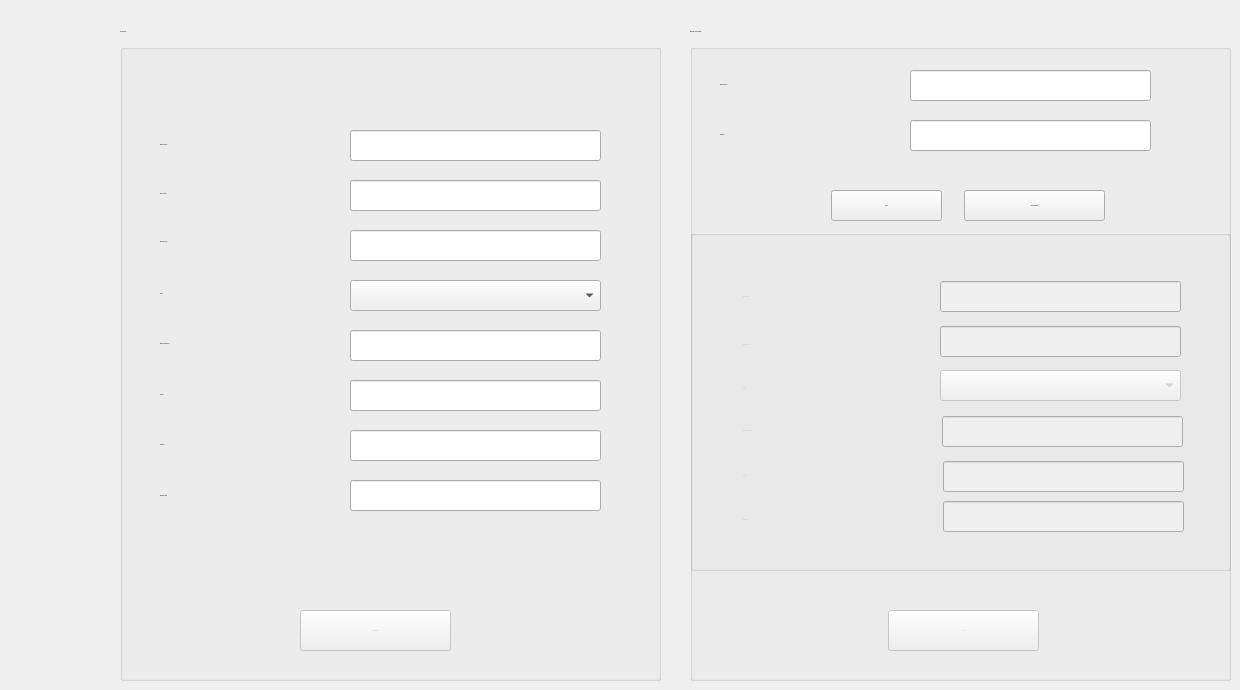
      <widget class="QWidget" name="addemploye_settings_stacked_page">
       <widget class="QGroupBox" name="settingsaddemp_box">
        <property name="geometry">
         <rect>
          <x>120</x>
          <y>30</y>
          <width>541</width>
          <height>651</height>
         </rect>
        </property>
        <property name="font">
         <font>
          <pointsize>-1</pointsize>
         </font>
        </property>
        <property name="title">
         <string>Add Employee</string>
        </property>
        <widget class="QLineEdit" name="settingsaddempname_line">
         <property name="geometry">
          <rect>
           <x>230</x>
           <y>100</y>
           <width>251</width>
           <height>31</height>
          </rect>
         </property>
         <property name="font">
          <font>
           <pointsize>-1</pointsize>
          </font>
         </property>
         <property name="cursorPosition">
          <number>0</number>
         </property>
         <property name="dragEnabled">
          <bool>true</bool>
         </property>
        </widget>
        <widget class="QLineEdit" name="settingsaddempmail_line">
         <property name="geometry">
          <rect>
           <x>230</x>
           <y>150</y>
           <width>251</width>
           <height>31</height>
          </rect>
         </property>
         <property name="font">
          <font>
           <pointsize>-1</pointsize>
          </font>
         </property>
        </widget>
        <widget class="QLineEdit" name="settingsaddempphone_line">
         <property name="geometry">
          <rect>
           <x>230</x>
           <y>200</y>
           <width>251</width>
           <height>31</height>
          </rect>
         </property>
         <property name="font">
          <font>
           <pointsize>-1</pointsize>
          </font>
         </property>
        </widget>
        <widget class="QLabel" name="label_84">
         <property name="geometry">
          <rect>
           <x>40</x>
           <y>105</y>
           <width>151</width>
           <height>20</height>
          </rect>
         </property>
         <property name="font">
          <font>
           <pointsize>-1</pointsize>
          </font>
         </property>
         <property name="text">
          <string>Employee Name</string>
         </property>
        </widget>
        <widget class="QLabel" name="label_83">
         <property name="geometry">
          <rect>
           <x>40</x>
           <y>154</y>
           <width>121</width>
           <height>20</height>
          </rect>
         </property>
         <property name="font">
          <font>
           <pointsize>-1</pointsize>
          </font>
         </property>
         <property name="text">
          <string>Employee Mail</string>
         </property>
        </widget>
        <widget class="QLabel" name="label_82">
         <property name="geometry">
          <rect>
           <x>40</x>
           <y>202</y>
           <width>141</width>
           <height>20</height>
          </rect>
         </property>
         <property name="font">
          <font>
           <pointsize>-1</pointsize>
          </font>
         </property>
         <property name="text">
          <string>Employee Phone</string>
         </property>
        </widget>
        <widget class="QLabel" name="label_85">
         <property name="geometry">
          <rect>
           <x>40</x>
           <y>405</y>
           <width>131</width>
           <height>20</height>
          </rect>
         </property>
         <property name="font">
          <font>
           <pointsize>-1</pointsize>
          </font>
         </property>
         <property name="text">
          <string>Password</string>
         </property>
        </widget>
        <widget class="QLineEdit" name="settingsaddemppass_line">
         <property name="geometry">
          <rect>
           <x>230</x>
           <y>400</y>
           <width>251</width>
           <height>31</height>
          </rect>
         </property>
         <property name="font">
          <font>
           <pointsize>-1</pointsize>
          </font>
         </property>
         <property name="echoMode">
          <enum>QLineEdit::Password</enum>
         </property>
        </widget>
        <widget class="QLabel" name="label_86">
         <property name="geometry">
          <rect>
           <x>40</x>
           <y>304</y>
           <width>171</width>
           <height>20</height>
          </rect>
         </property>
         <property name="font">
          <font>
           <pointsize>-1</pointsize>
          </font>
         </property>
         <property name="text">
          <string>Employee National id</string>
         </property>
        </widget>
        <widget class="QLineEdit" name="settingsaddempnatid_line">
         <property name="geometry">
          <rect>
           <x>230</x>
           <y>300</y>
           <width>251</width>
           <height>31</height>
          </rect>
         </property>
         <property name="font">
          <font>
           <pointsize>-1</pointsize>
          </font>
         </property>
        </widget>
        <widget class="QLineEdit" name="settingsaddemppasagain_line">
         <property name="geometry">
          <rect>
           <x>230</x>
           <y>450</y>
           <width>251</width>
           <height>31</height>
          </rect>
         </property>
         <property name="font">
          <font>
           <pointsize>-1</pointsize>
          </font>
         </property>
         <property name="text">
          <string/>
         </property>
         <property name="echoMode">
          <enum>QLineEdit::Password</enum>
         </property>
        </widget>
        <widget class="QLabel" name="label_87">
         <property name="geometry">
          <rect>
           <x>40</x>
           <y>456</y>
           <width>171</width>
           <height>20</height>
          </rect>
         </property>
         <property name="font">
          <font>
           <pointsize>-1</pointsize>
          </font>
         </property>
         <property name="text">
          <string>Password Again</string>
         </property>
        </widget>
        <widget class="QPushButton" name="settingsaddemp_btn">
         <property name="enabled">
          <bool>false</bool>
         </property>
         <property name="geometry">
          <rect>
           <x>180</x>
           <y>580</y>
           <width>151</width>
           <height>41</height>
          </rect>
         </property>
         <property name="font">
          <font>
           <pointsize>-1</pointsize>
          </font>
         </property>
         <property name="cursor">
          <cursorShape>PointingHandCursor</cursorShape>
         </property>
         <property name="text">
          <string>Add Employe</string>
         </property>
         <property name="icon">
          <iconset resource="file.qrc">
           <normaloff>:/photos/add-user.png</normaloff>:/photos/add-user.png</iconset>
         </property>
         <property name="iconSize">
          <size>
           <width>30</width>
           <height>30</height>
          </size>
         </property>
        </widget>
        <widget class="QLineEdit" name="settingsaddempperiority_line">
         <property name="geometry">
          <rect>
           <x>230</x>
           <y>350</y>
           <width>251</width>
           <height>31</height>
          </rect>
         </property>
         <property name="font">
          <font>
           <pointsize>-1</pointsize>
          </font>
         </property>
        </widget>
        <widget class="QLabel" name="label_118">
         <property name="geometry">
          <rect>
           <x>40</x>
           <y>355</y>
           <width>171</width>
           <height>20</height>
          </rect>
         </property>
         <property name="font">
          <font>
           <pointsize>-1</pointsize>
          </font>
         </property>
         <property name="text">
          <string>Periority</string>
         </property>
        </widget>
        <widget class="QComboBox" name="settingsaddempbranch_combo">
         <property name="geometry">
          <rect>
           <x>230</x>
           <y>250</y>
           <width>251</width>
           <height>31</height>
          </rect>
         </property>
         <property name="cursor">
          <cursorShape>PointingHandCursor</cursorShape>
         </property>
        </widget>
        <widget class="QLabel" name="label_49">
         <property name="geometry">
          <rect>
           <x>40</x>
           <y>256</y>
           <width>131</width>
           <height>16</height>
          </rect>
         </property>
         <property name="text">
          <string>Branch</string>
         </property>
        </widget>
       </widget>
       <widget class="QGroupBox" name="settingsediteemp_box">
        <property name="enabled">
         <bool>true</bool>
        </property>
        <property name="geometry">
         <rect>
          <x>690</x>
          <y>30</y>
          <width>541</width>
          <height>651</height>
         </rect>
        </property>
        <property name="font">
         <font>
          <pointsize>-1</pointsize>
         </font>
        </property>
        <property name="title">
         <string>Edite Employe Information</string>
        </property>
        <widget class="QLineEdit" name="settingsediteemppass_line">
         <property name="geometry">
          <rect>
           <x>220</x>
           <y>90</y>
           <width>241</width>
           <height>31</height>
          </rect>
         </property>
         <property name="font">
          <font>
           <pointsize>-1</pointsize>
          </font>
         </property>
         <property name="echoMode">
          <enum>QLineEdit::Password</enum>
         </property>
        </widget>
        <widget class="QLabel" name="label_88">
         <property name="geometry">
          <rect>
           <x>30</x>
           <y>95</y>
           <width>141</width>
           <height>20</height>
          </rect>
         </property>
         <property name="font">
          <font>
           <pointsize>-1</pointsize>
          </font>
         </property>
         <property name="text">
          <string>Password</string>
         </property>
        </widget>
        <widget class="QLabel" name="label_89">
         <property name="geometry">
          <rect>
           <x>30</x>
           <y>45</y>
           <width>131</width>
           <height>20</height>
          </rect>
         </property>
         <property name="font">
          <font>
           <pointsize>-1</pointsize>
          </font>
         </property>
         <property name="text">
          <string>Employee Name</string>
         </property>
        </widget>
        <widget class="QLineEdit" name="settingsediteempname_line">
         <property name="geometry">
          <rect>
           <x>220</x>
           <y>40</y>
           <width>241</width>
           <height>31</height>
          </rect>
         </property>
         <property name="font">
          <font>
           <pointsize>-1</pointsize>
          </font>
         </property>
        </widget>
        <widget class="QPushButton" name="settingseditecheck_btn">
         <property name="geometry">
          <rect>
           <x>141</x>
           <y>160</y>
           <width>111</width>
           <height>31</height>
          </rect>
         </property>
         <property name="font">
          <font>
           <pointsize>-1</pointsize>
          </font>
         </property>
         <property name="cursor">
          <cursorShape>PointingHandCursor</cursorShape>
         </property>
         <property name="text">
          <string>Check</string>
         </property>
         <property name="iconSize">
          <size>
           <width>30</width>
           <height>30</height>
          </size>
         </property>
        </widget>
        <widget class="QPushButton" name="settingsediteempsave_btn">
         <property name="enabled">
          <bool>false</bool>
         </property>
         <property name="geometry">
          <rect>
           <x>198</x>
           <y>580</y>
           <width>151</width>
           <height>41</height>
          </rect>
         </property>
         <property name="cursor">
          <cursorShape>PointingHandCursor</cursorShape>
         </property>
         <property name="text">
          <string>Save</string>
         </property>
         <property name="icon">
          <iconset resource="file.qrc">
           <normaloff>:/photos/save-file.png</normaloff>:/photos/save-file.png</iconset>
         </property>
         <property name="iconSize">
          <size>
           <width>30</width>
           <height>30</height>
          </size>
         </property>
        </widget>
        <widget class="QPushButton" name="settingsediteempforgtpass_btn">
         <property name="geometry">
          <rect>
           <x>274</x>
           <y>160</y>
           <width>141</width>
           <height>31</height>
          </rect>
         </property>
         <property name="font">
          <font>
           <pointsize>-1</pointsize>
          </font>
         </property>
         <property name="cursor">
          <cursorShape>PointingHandCursor</cursorShape>
         </property>
         <property name="text">
          <string>Forget Password</string>
         </property>
         <property name="iconSize">
          <size>
           <width>30</width>
           <height>30</height>
          </size>
         </property>
        </widget>
        <widget class="QGroupBox" name="groupBox2">
         <property name="enabled">
          <bool>false</bool>
         </property>
         <property name="geometry">
          <rect>
           <x>0</x>
           <y>200</y>
           <width>541</width>
           <height>341</height>
          </rect>
         </property>
         <property name="title">
          <string/>
         </property>
         <widget class="QLineEdit" name="settingsediteempperiority_line">
          <property name="geometry">
           <rect>
            <x>253</x>
            <y>231</y>
            <width>241</width>
            <height>31</height>
           </rect>
          </property>
          <property name="font">
           <font>
            <pointsize>-1</pointsize>
           </font>
          </property>
         </widget>
         <widget class="QLineEdit" name="settingsediteempmail_line">
          <property name="geometry">
           <rect>
            <x>250</x>
            <y>51</y>
            <width>241</width>
            <height>31</height>
           </rect>
          </property>
          <property name="font">
           <font>
            <pointsize>-1</pointsize>
           </font>
          </property>
         </widget>
         <widget class="QLabel" name="label_90">
          <property name="geometry">
           <rect>
            <x>53</x>
            <y>185</y>
            <width>161</width>
            <height>31</height>
           </rect>
          </property>
          <property name="font">
           <font>
            <pointsize>-1</pointsize>
           </font>
          </property>
          <property name="text">
           <string>Employee National id</string>
          </property>
         </widget>
         <widget class="QLabel" name="label_92">
          <property name="geometry">
           <rect>
            <x>53</x>
            <y>236</y>
            <width>101</width>
            <height>20</height>
           </rect>
          </property>
          <property name="font">
           <font>
            <pointsize>-1</pointsize>
           </font>
          </property>
          <property name="text">
           <string>Periority</string>
          </property>
         </widget>
         <widget class="QLabel" name="label_119">
          <property name="geometry">
           <rect>
            <x>53</x>
            <y>280</y>
            <width>91</width>
            <height>20</height>
           </rect>
          </property>
          <property name="font">
           <font>
            <pointsize>-1</pointsize>
           </font>
          </property>
          <property name="text">
           <string>Password</string>
          </property>
         </widget>
         <widget class="QLineEdit" name="settingsediteemppass_line_2">
          <property name="geometry">
           <rect>
            <x>253</x>
            <y>271</y>
            <width>241</width>
            <height>31</height>
           </rect>
          </property>
          <property name="font">
           <font>
            <pointsize>-1</pointsize>
           </font>
          </property>
          <property name="echoMode">
           <enum>QLineEdit::Password</enum>
          </property>
         </widget>
         <widget class="QLabel" name="label_93">
          <property name="geometry">
           <rect>
            <x>53</x>
            <y>57</y>
            <width>111</width>
            <height>20</height>
           </rect>
          </property>
          <property name="font">
           <font>
            <pointsize>-1</pointsize>
           </font>
          </property>
          <property name="text">
           <string>Employee Mail</string>
          </property>
         </widget>
         <widget class="QLineEdit" name="settingsediteempphone_line">
          <property name="geometry">
           <rect>
            <x>250</x>
            <y>96</y>
            <width>241</width>
            <height>31</height>
           </rect>
          </property>
          <property name="font">
           <font>
            <pointsize>-1</pointsize>
           </font>
          </property>
         </widget>
         <widget class="QLabel" name="label_178">
          <property name="geometry">
           <rect>
            <x>53</x>
            <y>143</y>
            <width>131</width>
            <height>31</height>
           </rect>
          </property>
          <property name="text">
           <string>Branch</string>
          </property>
         </widget>
         <widget class="QLineEdit" name="settingsediteempnatid_line">
          <property name="geometry">
           <rect>
            <x>252</x>
            <y>186</y>
            <width>241</width>
            <height>31</height>
           </rect>
          </property>
          <property name="font">
           <font>
            <pointsize>-1</pointsize>
           </font>
          </property>
         </widget>
         <widget class="QLabel" name="label_91">
          <property name="geometry">
           <rect>
            <x>53</x>
            <y>105</y>
            <width>161</width>
            <height>20</height>
           </rect>
          </property>
          <property name="font">
           <font>
            <pointsize>-1</pointsize>
           </font>
          </property>
          <property name="text">
           <string>Employee Phone</string>
          </property>
         </widget>
         <widget class="QComboBox" name="settingsediteempbranch_combo">
          <property name="geometry">
           <rect>
            <x>250</x>
            <y>140</y>
            <width>241</width>
            <height>31</height>
           </rect>
          </property>
          <property name="cursor">
           <cursorShape>PointingHandCursor</cursorShape>
          </property>
         </widget>
        </widget>
       </widget>
      </widget>
